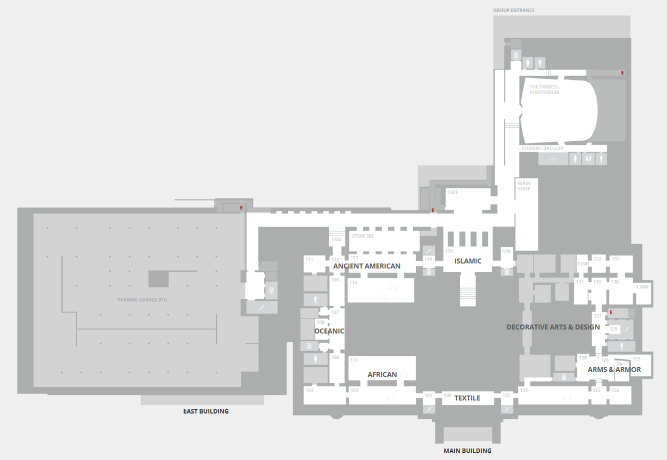
#> input picture floor1.png, 1333 x 920 px (shown at 1/2 size)
$ python -i map_utils.py   (imports and definitions only)
#> lines starting #> are read from the running program, lines starting #| are printed output that depends on the picture; after the words box and inside, x2 and y2 are one past the last pixel; in counts of white or black regions, pixels touching at a corner belong together
#> further down, picture is the input picture: shape (920, 1333, 3); mean B, G, R 221.7, 221.9, 221.2
# backend/map_utils.py
import os
import uuid
from typing import Any, Dict, List, Optional, Tuple

import cv2
import numpy as np
import pytesseract
from PIL import Image, ImageDraw


BACKEND_DIR = os.path.abspath(os.path.dirname(__file__))
STATIC_DIR = os.path.join(BACKEND_DIR, "static")
GEN_DIR = os.path.join(STATIC_DIR, "generated")
# [1 line not run here, left out]


# [30 lines left out: functions _find_floor_map_path, _resolve_floor_for_gallery, not called in this run]


def _preprocess_variants(img_bgr: np.ndarray) -> List[Tuple[np.ndarray, float]]:
    """
    Returns list of (processed_gray, scale_factor_relative_to_original)
    We'll OCR on these and scale coordinates back.
    """
    gray0 = cv2.cvtColor(img_bgr, cv2.COLOR_BGR2GRAY)

    variants: List[Tuple[np.ndarray, float]] = []

    for scale in (1.5, 2.0, 2.5, 3.0):
        resized = cv2.resize(gray0, None, fx=scale, fy=scale, interpolation=cv2.INTER_CUBIC)

        # OTSU
        _, th_otsu = cv2.threshold(resized, 0, 255, cv2.THRESH_BINARY + cv2.THRESH_OTSU)

        # Adaptive
        th_adapt = cv2.adaptiveThreshold(
            resized, 255, cv2.ADAPTIVE_THRESH_GAUSSIAN_C, cv2.THRESH_BINARY, 31, 9
        )

        # Slight morphology to help digits
        k = np.ones((2, 2), np.uint8)
        th_otsu = cv2.morphologyEx(th_otsu, cv2.MORPH_OPEN, k, iterations=1)
        th_adapt = cv2.morphologyEx(th_adapt, cv2.MORPH_OPEN, k, iterations=1)

        variants.append((th_otsu, scale))
        variants.append((th_adapt, scale))
#> this loop made 4 passes
#> pass 1, in _preprocess_variants, `_, th_otsu = cv2.threshold(resized, 0, 255, cv2.THRESH_BINARY + cv2.TH..`:
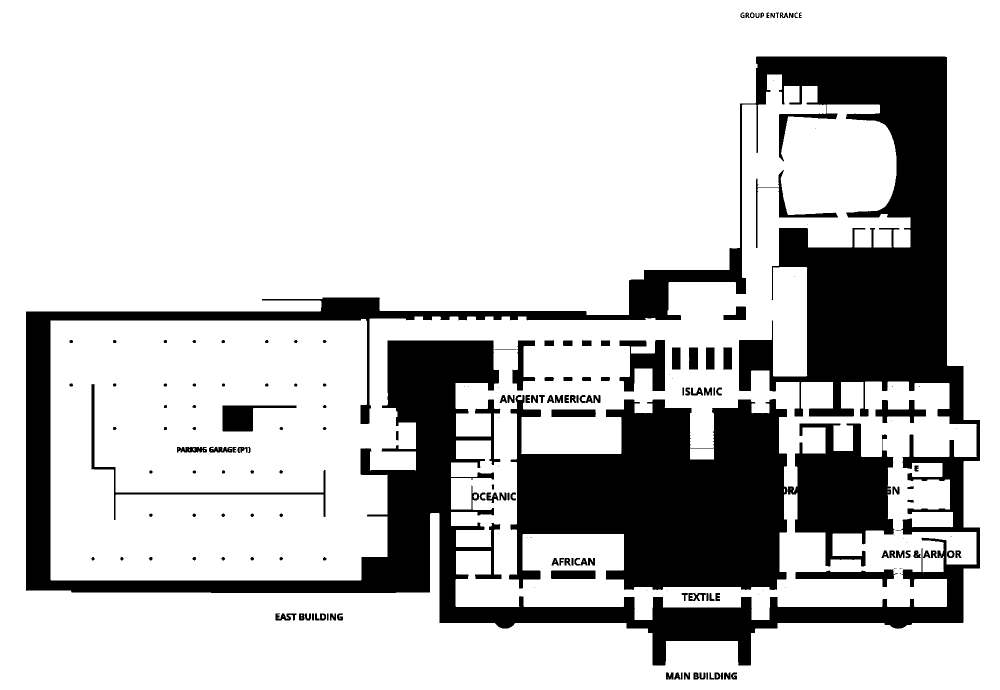
#> th_otsu: shape (1380, 2000) (shown at 1/2 size); 78% white; 188 black regions (33 under 20 px), largest, box (x1, y1, x2, y2) and area: (52, 113, 1960, 1331) 381044, (1018, 790, 1575, 1180) 149681, (1576, 847, 1789, 1133) 34151
#> pass 1, in _preprocess_variants, `th_adapt = cv2.adaptiveThreshold( resized, 255, cv2.ADAPTIVE_THRESH_GA..`:
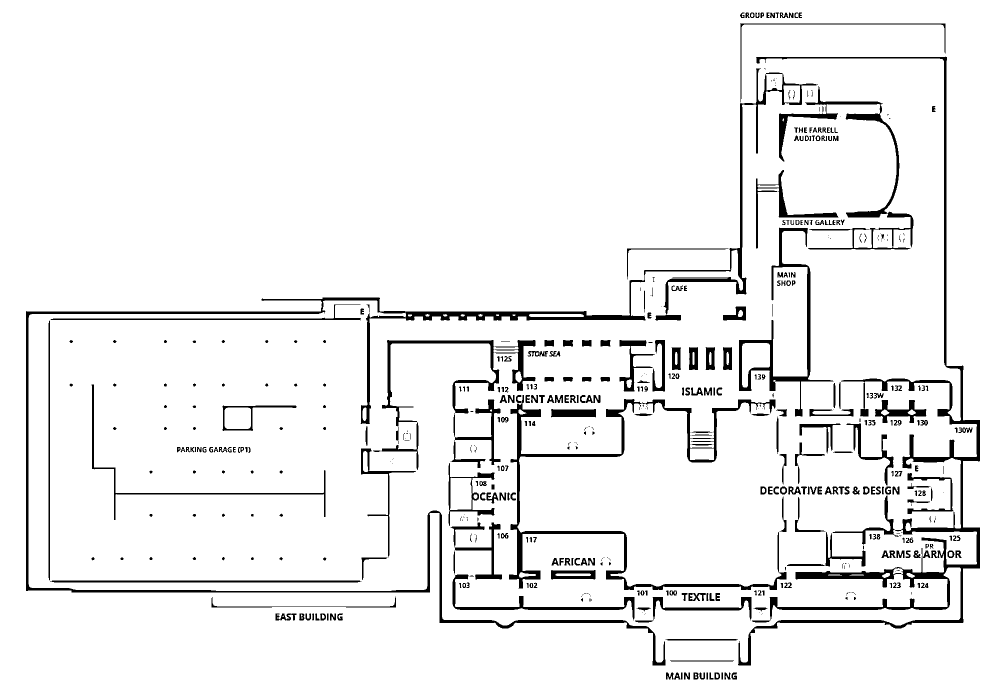
#> th_adapt: shape (1380, 2000) (shown at 1/2 size); 94.1% white; 524 black regions (143 under 20 px), largest, box (x1, y1, x2, y2) and area: (52, 137, 1636, 1331) 30459, (1476, 113, 1960, 1331) 26418, (1018, 790, 1573, 1180) 14929
#> pass 1, in _preprocess_variants, `th_otsu = cv2.morphologyEx(th_otsu, cv2.MORPH_OPEN, k, iterations=1)`:
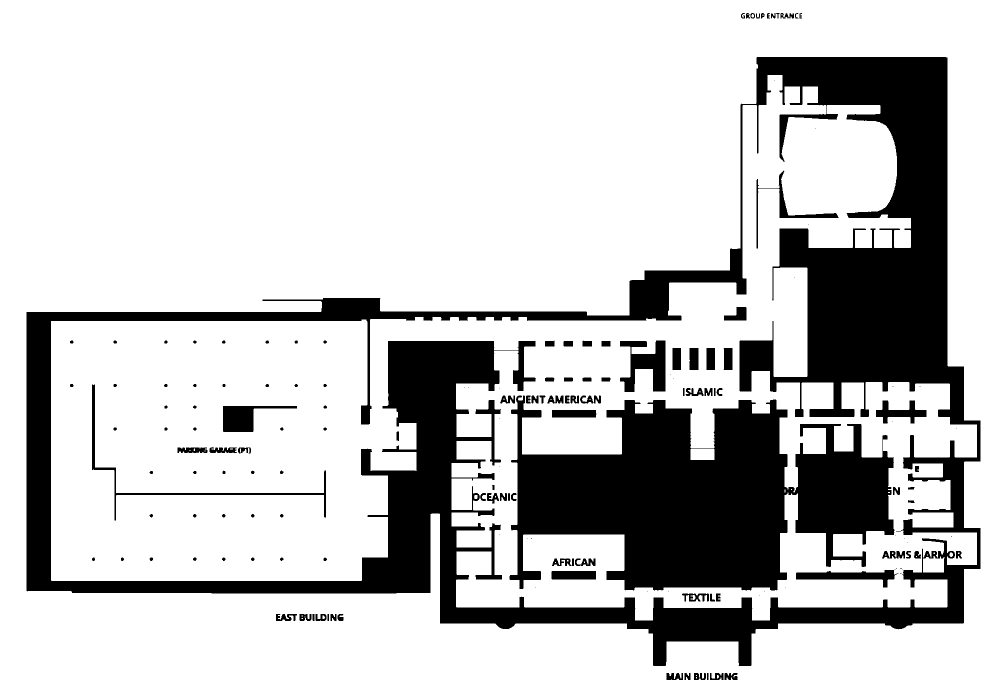
#> th_otsu: shape (1380, 2000) (shown at 1/2 size); 78% white; 156 black regions (33 under 20 px), largest, box (x1, y1, x2, y2) and area: (53, 114, 1961, 1332) 383492, (1019, 791, 1790, 1181) 183860, (1240, 681, 1331, 784) 5236
#> after the loop, variants = 8 items

    return variants


# [125 lines left out: functions _normalize_ocr_token, _score_match, _ocr_find_center, _draw_marker, get_gallery_map_image, not called in this run]

>>> import cv2
>>> picture = cv2.imread('../floor1.png')
>>> result = _preprocess_variants(picture)
#> result = 8 items

$ run again, on floor2.png
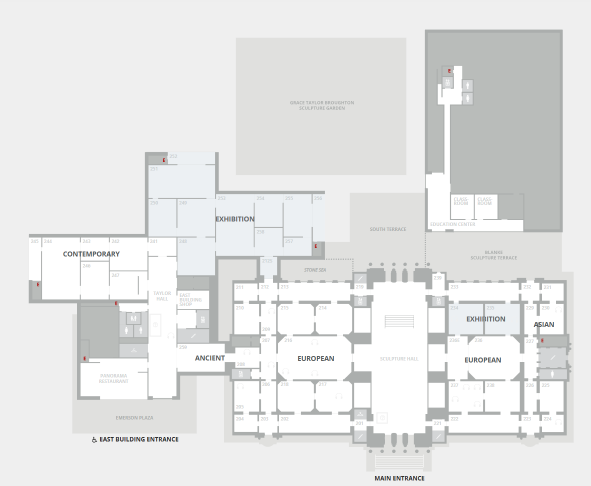
#> input picture floor2.png, 1181 x 972 px (shown at 1/2 size)
#> picture is the input picture: shape (972, 1181, 3); mean B, G, R 229.8, 230.2, 229.5
#> the loop in _preprocess_variants, `for scale in (1.5, 2.0, 2.5, 3.0):` made 4 passes
#> pass 1, in _preprocess_variants, `_, th_otsu = cv2.threshold(resized, 0, 255, cv2.THRESH_BINARY + cv2.TH..`:
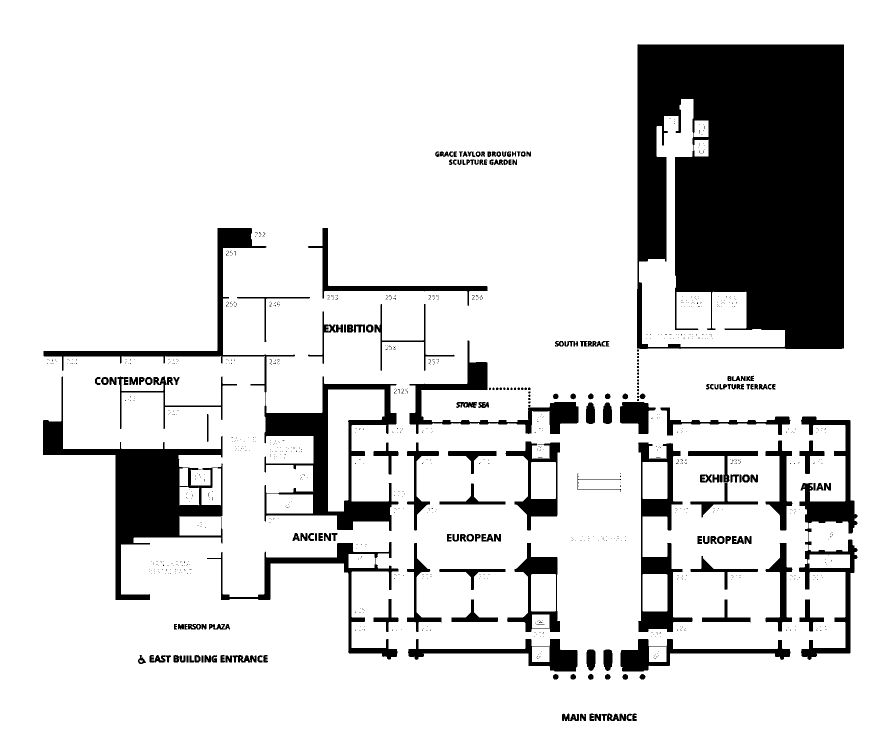
#> th_otsu: shape (1458, 1772) (shown at 1/2 size); 84.3% white; 1073 black regions (890 under 20 px), largest, box (x1, y1, x2, y2) and area: (1274, 88, 1688, 698) 210543, (86, 753, 446, 1200) 34160, (87, 456, 797, 1062) 32576
#> pass 1, in _preprocess_variants, `th_otsu = cv2.morphologyEx(th_otsu, cv2.MORPH_OPEN, k, iterations=1)`:
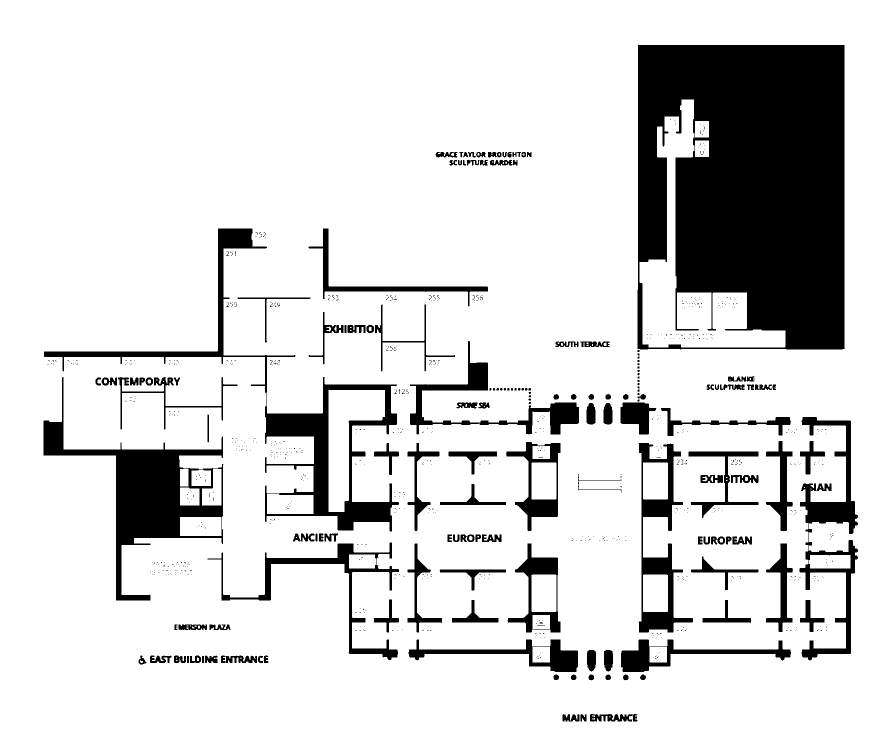
#> th_otsu: shape (1458, 1772) (shown at 1/2 size); 84.3% white; 932 black regions (807 under 20 px), largest, box (x1, y1, x2, y2) and area: (1275, 89, 1689, 699) 210547, (87, 754, 447, 1201) 34176, (88, 457, 798, 1063) 32585
#> after the loop in _preprocess_variants, `for scale in (1.5, 2.0, 2.5, 3.0):`: variants = 8 items

$ run again, on floor3.png
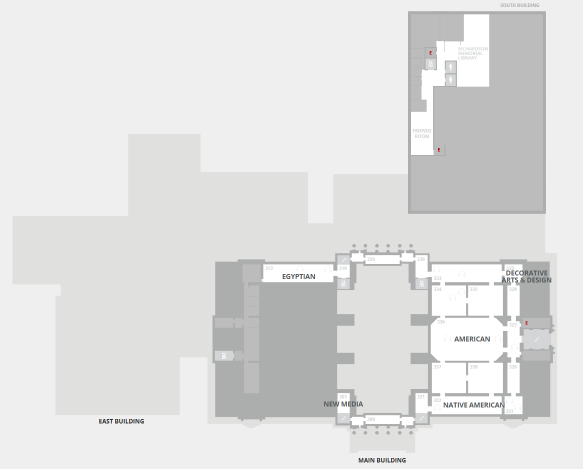
#> input picture floor3.png, 1165 x 938 px (shown at 1/2 size)
#> picture is the input picture: shape (938, 1165, 3); mean B, G, R 223.7, 224.4, 224.1
#> the loop in _preprocess_variants, `for scale in (1.5, 2.0, 2.5, 3.0):` made 4 passes
#> pass 1, in _preprocess_variants, `_, th_otsu = cv2.threshold(resized, 0, 255, cv2.THRESH_BINARY + cv2.TH..`:
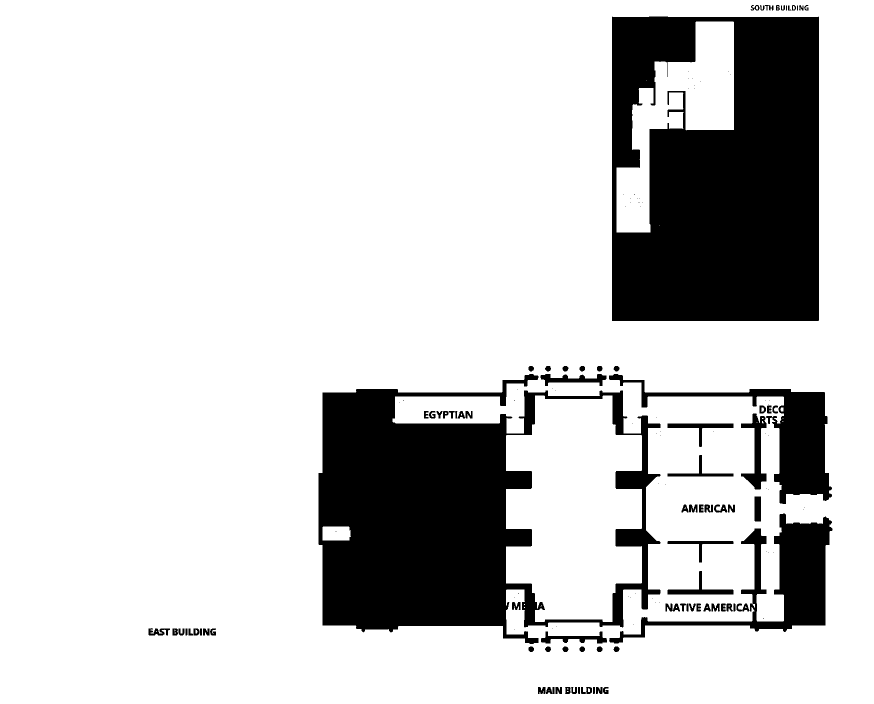
#> th_otsu: shape (1407, 1748) (shown at 1/2 size); 81% white; 141 black regions (59 under 20 px), largest, box (x1, y1, x2, y2) and area: (1224, 33, 1638, 642) 211123, (637, 748, 1321, 1288) 185760, (1218, 1027, 1665, 1287) 26225
#> pass 1, in _preprocess_variants, `th_otsu = cv2.morphologyEx(th_otsu, cv2.MORPH_OPEN, k, iterations=1)`:
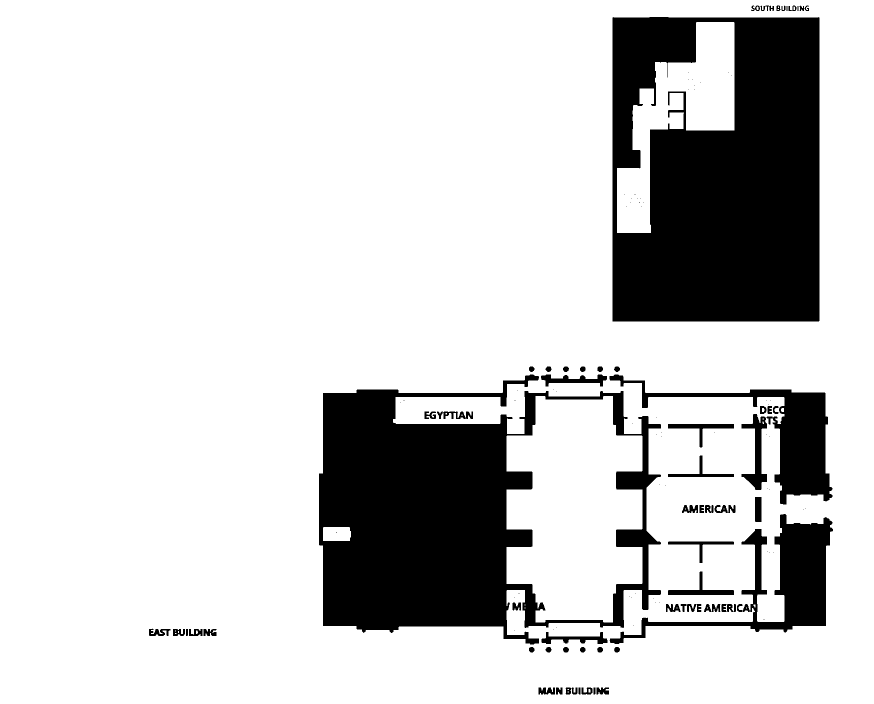
#> th_otsu: shape (1407, 1748) (shown at 1/2 size); 81% white; 117 black regions (59 under 20 px), largest, box (x1, y1, x2, y2) and area: (1225, 34, 1639, 643) 211137, (638, 749, 1322, 1289) 185779, (1219, 1028, 1666, 1288) 26474
#> after the loop in _preprocess_variants, `for scale in (1.5, 2.0, 2.5, 3.0):`: variants = 8 items
